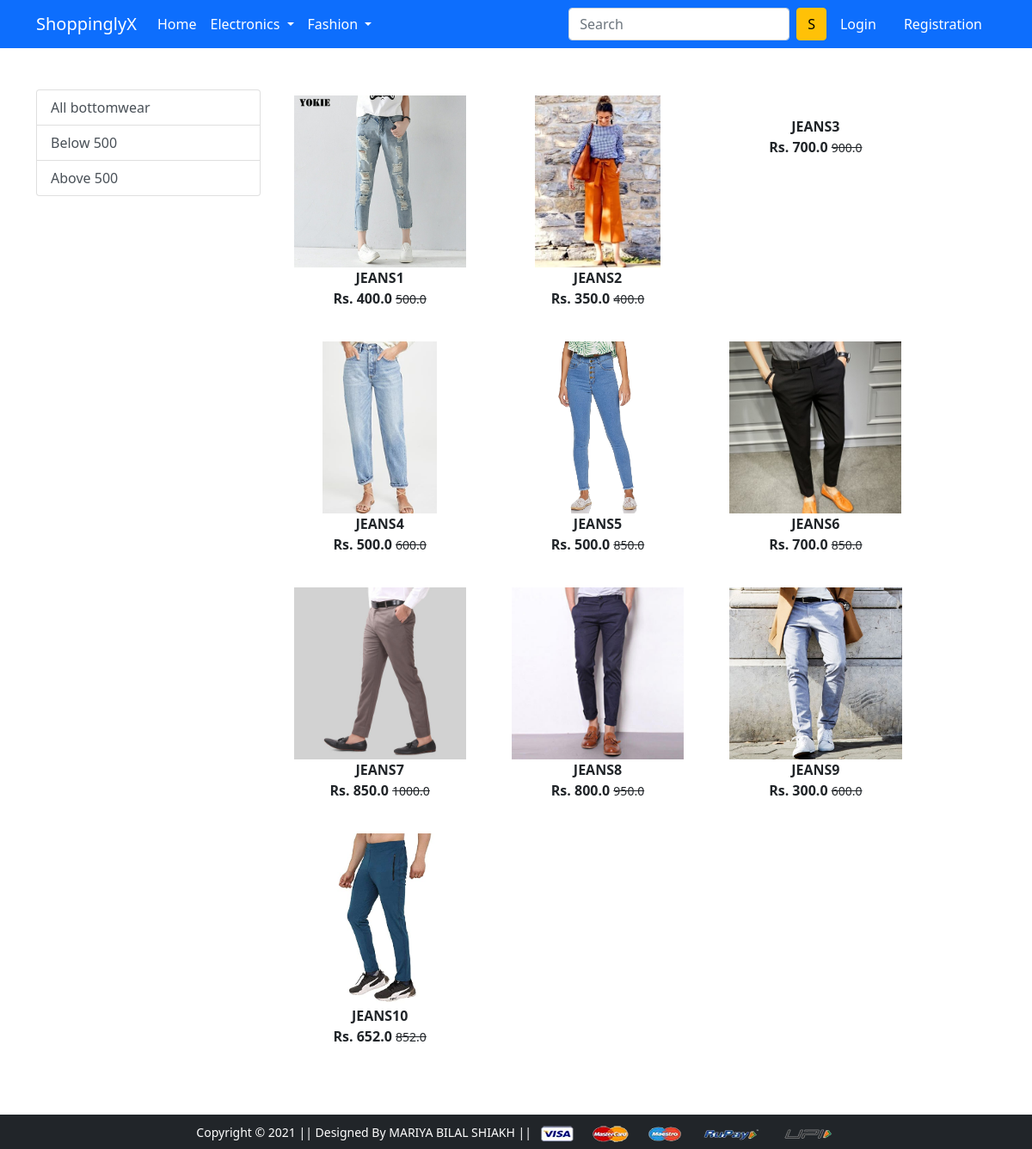
The app's page /bottomwear/ with its own data.
### app/models.py (models this page shows, shortened)
class Product(models.Model):
 title = models.CharField(max_length=100)
 selling_price = models.FloatField()
 discounted_price = models.FloatField()
 description = models.TextField()
 brand = models.CharField(max_length=100)
 category = models.CharField(choices=CATEGORY_CHOICES,max_length=2)
 product_image = models.ImageField(upload_to='producting')

### app/views.py (the view)
# urls.py: path('bottomwear/', views.bottomwear, name='bottomwear'),
def bottomwear(request, data=None):
 if data == None:
   bottomwear = Product.objects.filter(category='BW')
 elif data == 'below':
   bottomwear = Product.objects.filter(category='BW').filter(discounted_price__lt=500)
 elif data == 'above':
   bottomwear = Product.objects.filter(category='BW').filter(discounted_price__gt=500)
 return render(request, 'app/bottomwear.html', {'bottomwear':bottomwear})

### app/templates/app/bottomwear.html (shortened to what this page needs)
{% extends 'app/base.html' %}
{% load static %}
{% block main-content %}
<div class="container my-5">
 <div class="row">
  <div class="col-sm-3">
   <div class="list-group">
     <a href="{% url 'bottomwear' %}" class="list-group-item
     list-group-item-action" aria-current="true">All bottomwear</a>
     <a href="{% url 'bottomweardata' 'below' %}"
     class="list-group-item list-group-item-action">Below 500</a>
     <a href="{% url 'bottomweardata' 'above' %}"
     class="list-group-item list-group-item-action">Above 500</a>
   </div>
  </div>
 <div class="col-sm-8">
   <div class="row">
    {% for product in bottomwear %}
     <div class="col-sm-4 text-center mb-4">
      <a href="{% url 'product-detail' product.id %}"
      class="btn">
      <div class="item">
       <img src="{{product.product_image.url}}" alt=""
       height="200" class="">
       <div class="fw-bold">{{product.title}}</div>
       <div class="fw-bold">Rs. {{product.discounted_price}}
       <small class="fw-light text-decoration-line-through">
       {{product.selling_price}}</small></div>
      </div>
     </a>
    </div>
    {% endfor %}
   </div>
  </div>
 </div>
</div>
 {% endblock main-content %}

### records on screen
Product: product_image (picture), title "JEANS1", discounted_price "400.0", selling_price "500.0"
Product: product_image (picture), title "JEANS2", discounted_price "350.0", selling_price "400.0"
Product: title "JEANS3", discounted_price "700.0", selling_price "900.0"
Product: product_image (picture), title "JEANS4", discounted_price "500.0", selling_price "600.0"
Product: product_image (picture), title "JEANS5", discounted_price "500.0", selling_price "850.0"
Product: product_image (picture), title "JEANS6", discounted_price "700.0", selling_price "850.0"
Product: product_image (picture), title "JEANS7", discounted_price "850.0", selling_price "1000.0"
Product: product_image (picture), title "JEANS8", discounted_price "800.0", selling_price "950.0"
Product: product_image (picture), title "JEANS9", discounted_price "300.0", selling_price "600.0"
Product: product_image (picture), title "JEANS10", discounted_price "652.0", selling_price "852.0"
